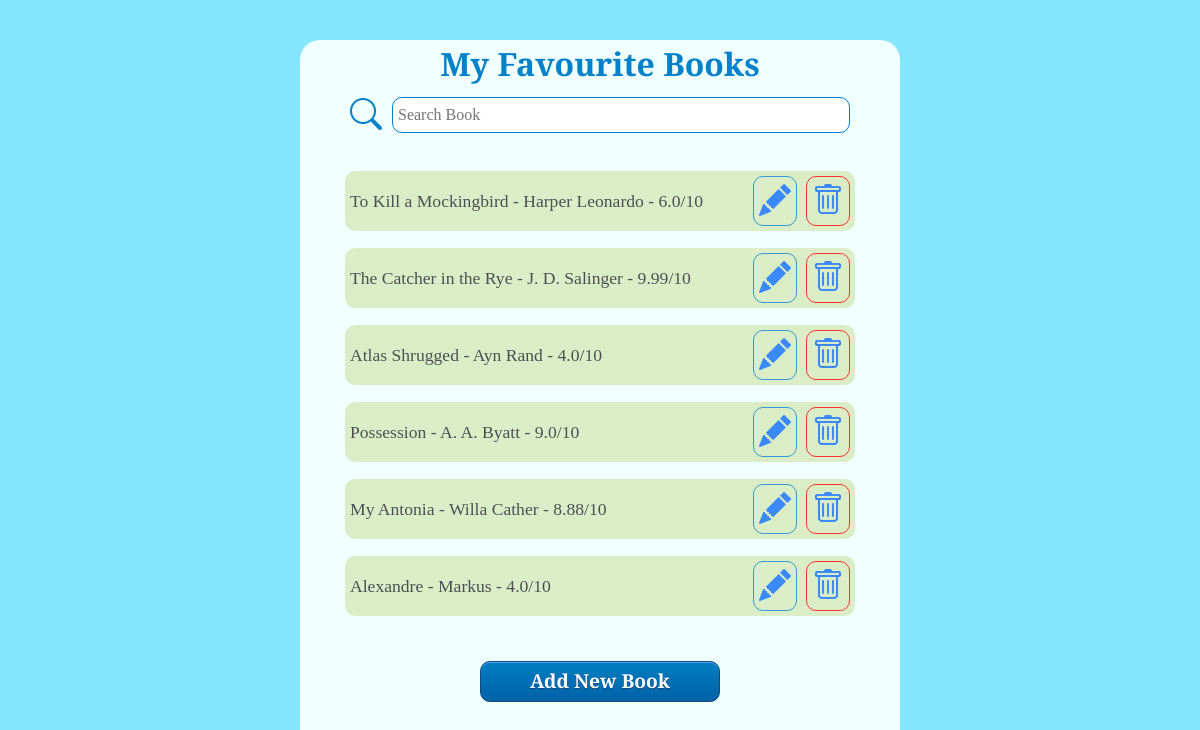
The page / on the database its author committed.
### main.py (models this page shows)
class Book(db.Model):
    id = db.Column(db.Integer, primary_key=True)
    title = db.Column(db.String, unique=True, nullable=False)
    author = db.Column(db.String, nullable=False)
    rating = db.Column(db.Float, nullable=False)

### main.py (the view)
@app.route("/")
def home_page():
    book_data = db.session.query(Book).all()
    return render_template("index.html", book_list=book_data)

### templates/index.html (shortened to what this page needs)
<!doctype html>
<html lang="en">
  <head>
    <link href="https://cdn.jsdelivr.net/npm/bootstrap@5.3.0-alpha1/dist/css/bootstrap.min.css" rel="stylesheet">
    <link rel="stylesheet" href="https://cdn.jsdelivr.net/npm/bootstrap-icons@1.10.3/font/bootstrap-icons.css">
    <link rel="stylesheet" href="{{ url_for('static', filename='styles.css') }}">
</head>
  <body>
    <div class="mainDiv">
        <h2 class="text-center">My Favourite Books</h2>
        <div class="d-flex justify-content-center align-items-center searchDiv">
            <i class="bi bi-search searchIcon"></i>
            <input id="userInput" class="searchBar" type="text" id="search" name="search" placeholder="Search Book">
        </div>
        <div id="myList" class="contentDiv">
            {% for book in book_list: %}
                <div class="infoDiv">
                    <p class="bookInfo">{{ book.title }} - {{ book.author }} - {{ book.rating }}/10</p>
                    <div>
                        <div class="d-inline-block editDiv"><a href="{{ url_for('edit_page', id=book.id) }}"><i class="bi bi-pencil-fill"></i></a></div>
                        <div class="d-inline-block trashDiv"><a href="{{ url_for('delete_page', id=book.id) }}"><i class="bi bi-trash"></i></a></div>
                    </div>
                </div>
            {% endfor %}
        </div>
        <div class="addDiv d-flex justify-content-center align-items-center">
            <a href="{{ url_for('add_page') }}" class="addButton">Add New Book</a>
        </div>
    </div>
</body>
</html>

### static/styles.css (style rules this page uses)
* { margin: 0; padding: 0; }
body { font-family: "Playfair Display"; box-sizing: border-box; width: 100%; height: 100vh; background-color: #86E5FF; display: flex; justify-content: center; align-items: center; }
h2 { color: #0081C9; font-weight: bold; }
i { cursor: pointer; font-size: 2rem; }
.mainDiv { width: 50%; height: 90%; background-color: azure; border-radius: 20px; box-sizing: border-box; padding: 5px 0; }
.searchDiv { width: 85%; margin: auto; margin-top: 5px; }
.searchDiv * { margin: 0 5px; }
.searchIcon { font-size: 2rem; color: #0081C9; }
.searchBar { width: 90%; border: 1px solid #0081C9; border-radius: 10px; padding: 5px; }
.contentDiv { width: 85%; height: 70%; margin: auto; margin-top: 15px; border-radius: 10px; box-sizing: border-box; overflow-y: scroll; }
.infoDiv { display: flex; justify-content: space-between; align-items: center; background-color: #D7E9B9; opacity: 0.8; padding: 5px; border-radius: 10px; margin: 17px 0; }
.bookInfo { padding: 0; margin: 0; font-size: 1.1rem; }
.editDiv { padding: 0 5px; border-radius: 10px; border: 1px solid #0081C9; color: #243763; }
.trashDiv { padding: 0 5px; margin-left: 5px; border-radius: 10px; border: 1px solid red; color: #243763; }
.addDiv { margin-top: 10px; text-align: center; }
.addButton { box-shadow:inset 0px 1px 0px 0px #54a3f7; background:linear-gradient(to bottom, #007dc1 5%, #0061a7 100%); background-color:#007dc1; border-radius: 10px; border:1px solid #124d77; display:inline-block; width: 40%; cursor:pointer; color:#ffffff; padding: 5px 0; text-decoration:none; text-shadow:0px 1px 0px #154682; text-align: center; font-weight: bold; font-size: 1.2rem; }

### rows shown on the page
Book: title "To Kill a Mockingbird", author "Harper Leonardo", rating "6.0"
Book: title "The Catcher in the Rye", author "J. D. Salinger", rating "9.99"
Book: title "Atlas Shrugged", author "Ayn Rand", rating "4.0"
Book: title "Possession", author "A. A. Byatt", rating "9.0"
Book: title "My Antonia", author "Willa Cather", rating "8.88"
Book: title "Alexandre", author "Markus", rating "4.0"
